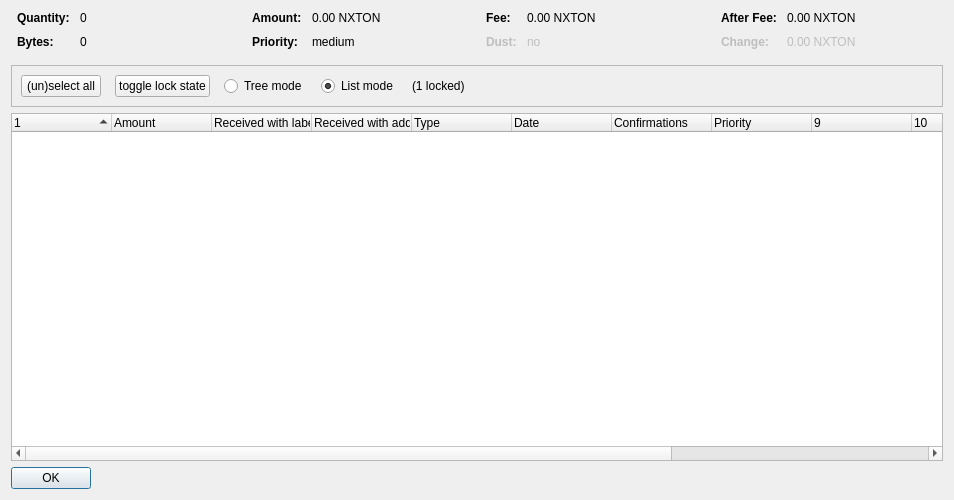
<?xml version="1.0" encoding="UTF-8"?>
<ui version="4.0">
 <class>CoinControlDialog</class>
 <widget class="QDialog" name="CoinControlDialog">
  <property name="geometry">
   <rect>
    <x>0</x>
    <y>0</y>
    <width>954</width>
    <height>500</height>
   </rect>
  </property>
  <property name="windowTitle">
   <string>Coin Selection</string>
  </property>
  <layout class="QVBoxLayout" name="verticalLayout">
   <item>
    <layout class="QHBoxLayout" name="horizontalLayoutTop" stretch="0,0,0,0">
     <property name="topMargin">
      <number>0</number>
     </property>
     <property name="bottomMargin">
      <number>10</number>
     </property>
     <item>
      <layout class="QFormLayout" name="formLayoutCoinControl1">
       <property name="horizontalSpacing">
        <number>10</number>
       </property>
       <property name="verticalSpacing">
        <number>10</number>
       </property>
       <property name="leftMargin">
        <number>6</number>
       </property>
       <property name="rightMargin">
        <number>6</number>
       </property>
       <item row="0" column="0">
        <widget class="QLabel" name="labelCoinControlQuantityText">
         <property name="font">
          <font>
           <weight>75</weight>
           <bold>true</bold>
          </font>
         </property>
         <property name="text">
          <string>Quantity:</string>
         </property>
        </widget>
       </item>
       <item row="0" column="1">
        <widget class="QLabel" name="labelCoinControlQuantity">
         <property name="cursor">
          <cursorShape>IBeamCursor</cursorShape>
         </property>
         <property name="contextMenuPolicy">
          <enum>Qt::ActionsContextMenu</enum>
         </property>
         <property name="text">
          <string notr="true">0</string>
         </property>
         <property name="textInteractionFlags">
          <set>Qt::LinksAccessibleByMouse|Qt::TextSelectableByKeyboard|Qt::TextSelectableByMouse</set>
         </property>
        </widget>
       </item>
       <item row="1" column="0">
        <widget class="QLabel" name="labelCoinControlBytesText">
         <property name="font">
          <font>
           <weight>75</weight>
           <bold>true</bold>
          </font>
         </property>
         <property name="text">
          <string>Bytes:</string>
         </property>
        </widget>
       </item>
       <item row="1" column="1">
        <widget class="QLabel" name="labelCoinControlBytes">
         <property name="cursor">
          <cursorShape>IBeamCursor</cursorShape>
         </property>
         <property name="contextMenuPolicy">
          <enum>Qt::ActionsContextMenu</enum>
         </property>
         <property name="text">
          <string notr="true">0</string>
         </property>
         <property name="textInteractionFlags">
          <set>Qt::LinksAccessibleByMouse|Qt::TextSelectableByKeyboard|Qt::TextSelectableByMouse</set>
         </property>
        </widget>
       </item>
      </layout>
     </item>
     <item>
      <layout class="QFormLayout" name="formLayoutCoinControl2">
       <property name="horizontalSpacing">
        <number>10</number>
       </property>
       <property name="verticalSpacing">
        <number>10</number>
       </property>
       <property name="leftMargin">
        <number>6</number>
       </property>
       <property name="rightMargin">
        <number>6</number>
       </property>
       <item row="0" column="0">
        <widget class="QLabel" name="labelCoinControlAmountText">
         <property name="font">
          <font>
           <weight>75</weight>
           <bold>true</bold>
          </font>
         </property>
         <property name="text">
          <string>Amount:</string>
         </property>
        </widget>
       </item>
       <item row="0" column="1">
        <widget class="QLabel" name="labelCoinControlAmount">
         <property name="cursor">
          <cursorShape>IBeamCursor</cursorShape>
         </property>
         <property name="contextMenuPolicy">
          <enum>Qt::ActionsContextMenu</enum>
         </property>
         <property name="text">
          <string notr="true">0.00 NXTON</string>
         </property>
         <property name="textInteractionFlags">
          <set>Qt::LinksAccessibleByMouse|Qt::TextSelectableByKeyboard|Qt::TextSelectableByMouse</set>
         </property>
        </widget>
       </item>
       <item row="1" column="0">
        <widget class="QLabel" name="labelCoinControlPriorityText">
         <property name="font">
          <font>
           <weight>75</weight>
           <bold>true</bold>
          </font>
         </property>
         <property name="text">
          <string>Priority:</string>
         </property>
        </widget>
       </item>
       <item row="1" column="1">
        <widget class="QLabel" name="labelCoinControlPriority">
         <property name="cursor">
          <cursorShape>IBeamCursor</cursorShape>
         </property>
         <property name="contextMenuPolicy">
          <enum>Qt::ActionsContextMenu</enum>
         </property>
         <property name="text">
          <string>medium</string>
         </property>
         <property name="textInteractionFlags">
          <set>Qt::LinksAccessibleByMouse|Qt::TextSelectableByKeyboard|Qt::TextSelectableByMouse</set>
         </property>
        </widget>
       </item>
      </layout>
     </item>
     <item>
      <layout class="QFormLayout" name="formLayoutCoinControl3">
       <property name="horizontalSpacing">
        <number>10</number>
       </property>
       <property name="verticalSpacing">
        <number>10</number>
       </property>
       <property name="leftMargin">
        <number>6</number>
       </property>
       <property name="rightMargin">
        <number>6</number>
       </property>
       <item row="0" column="0">
        <widget class="QLabel" name="labelCoinControlFeeText">
         <property name="font">
          <font>
           <weight>75</weight>
           <bold>true</bold>
          </font>
         </property>
         <property name="text">
          <string>Fee:</string>
         </property>
        </widget>
       </item>
       <item row="0" column="1">
        <widget class="QLabel" name="labelCoinControlFee">
         <property name="cursor">
          <cursorShape>IBeamCursor</cursorShape>
         </property>
         <property name="contextMenuPolicy">
          <enum>Qt::ActionsContextMenu</enum>
         </property>
         <property name="text">
          <string notr="true">0.00 NXTON</string>
         </property>
         <property name="textInteractionFlags">
          <set>Qt::LinksAccessibleByMouse|Qt::TextSelectableByKeyboard|Qt::TextSelectableByMouse</set>
         </property>
        </widget>
       </item>
       <item row="1" column="0">
        <widget class="QLabel" name="labelCoinControlLowOutputText">
         <property name="enabled">
          <bool>false</bool>
         </property>
         <property name="font">
          <font>
           <weight>75</weight>
           <bold>true</bold>
          </font>
         </property>
         <property name="text">
          <string>Dust:</string>
         </property>
        </widget>
       </item>
       <item row="1" column="1">
        <widget class="QLabel" name="labelCoinControlLowOutput">
         <property name="enabled">
          <bool>false</bool>
         </property>
         <property name="cursor">
          <cursorShape>IBeamCursor</cursorShape>
         </property>
         <property name="contextMenuPolicy">
          <enum>Qt::ActionsContextMenu</enum>
         </property>
         <property name="text">
          <string>no</string>
         </property>
         <property name="textInteractionFlags">
          <set>Qt::LinksAccessibleByMouse|Qt::TextSelectableByKeyboard|Qt::TextSelectableByMouse</set>
         </property>
        </widget>
       </item>
      </layout>
     </item>
     <item>
      <layout class="QFormLayout" name="formLayoutCoinControl4">
       <property name="horizontalSpacing">
        <number>10</number>
       </property>
       <property name="verticalSpacing">
        <number>10</number>
       </property>
       <property name="leftMargin">
        <number>6</number>
       </property>
       <property name="rightMargin">
        <number>6</number>
       </property>
       <item row="0" column="0">
        <widget class="QLabel" name="labelCoinControlAfterFeeText">
         <property name="font">
          <font>
           <weight>75</weight>
           <bold>true</bold>
          </font>
         </property>
         <property name="text">
          <string>After Fee:</string>
         </property>
        </widget>
       </item>
       <item row="0" column="1">
        <widget class="QLabel" name="labelCoinControlAfterFee">
         <property name="cursor">
          <cursorShape>IBeamCursor</cursorShape>
         </property>
         <property name="contextMenuPolicy">
          <enum>Qt::ActionsContextMenu</enum>
         </property>
         <property name="text">
          <string notr="true">0.00 NXTON</string>
         </property>
         <property name="textInteractionFlags">
          <set>Qt::LinksAccessibleByMouse|Qt::TextSelectableByKeyboard|Qt::TextSelectableByMouse</set>
         </property>
        </widget>
       </item>
       <item row="1" column="0">
        <widget class="QLabel" name="labelCoinControlChangeText">
         <property name="enabled">
          <bool>false</bool>
         </property>
         <property name="font">
          <font>
           <weight>75</weight>
           <bold>true</bold>
          </font>
         </property>
         <property name="text">
          <string>Change:</string>
         </property>
        </widget>
       </item>
       <item row="1" column="1">
        <widget class="QLabel" name="labelCoinControlChange">
         <property name="enabled">
          <bool>false</bool>
         </property>
         <property name="cursor">
          <cursorShape>IBeamCursor</cursorShape>
         </property>
         <property name="contextMenuPolicy">
          <enum>Qt::ActionsContextMenu</enum>
         </property>
         <property name="text">
          <string notr="true">0.00 NXTON</string>
         </property>
         <property name="textInteractionFlags">
          <set>Qt::LinksAccessibleByMouse|Qt::TextSelectableByKeyboard|Qt::TextSelectableByMouse</set>
         </property>
        </widget>
       </item>
      </layout>
     </item>
    </layout>
   </item>
   <item>
    <widget class="QFrame" name="frame">
     <property name="minimumSize">
      <size>
       <width>0</width>
       <height>40</height>
      </size>
     </property>
     <property name="frameShape">
      <enum>QFrame::StyledPanel</enum>
     </property>
     <property name="frameShadow">
      <enum>QFrame::Sunken</enum>
     </property>
     <layout class="QHBoxLayout" name="horizontalLayout">
      <item>
       <layout class="QHBoxLayout" name="horizontalLayoutPanel" stretch="0,0,0,0,0,0">
        <property name="spacing">
         <number>14</number>
        </property>
        <item>
         <widget class="QPushButton" name="pushButtonSelectAll">
          <property name="sizePolicy">
           <sizepolicy hsizetype="Maximum" vsizetype="Fixed">
            <horstretch>0</horstretch>
            <verstretch>0</verstretch>
           </sizepolicy>
          </property>
          <property name="text">
           <string>(un)select all</string>
          </property>
          <property name="autoDefault">
           <bool>false</bool>
          </property>
         </widget>
        </item>
        <item>
         <widget class="QPushButton" name="pushButtonToggleLock">
          <property name="sizePolicy">
           <sizepolicy hsizetype="Maximum" vsizetype="Fixed">
            <horstretch>0</horstretch>
            <verstretch>0</verstretch>
           </sizepolicy>
          </property>
          <property name="text">
           <string>toggle lock state</string>
          </property>
          <property name="autoDefault">
           <bool>false</bool>
          </property>
         </widget>
        </item>
        <item>
         <widget class="QRadioButton" name="radioTreeMode">
          <property name="sizePolicy">
           <sizepolicy hsizetype="Maximum" vsizetype="Fixed">
            <horstretch>0</horstretch>
            <verstretch>0</verstretch>
           </sizepolicy>
          </property>
          <property name="text">
           <string>Tree mode</string>
          </property>
         </widget>
        </item>
        <item>
         <widget class="QRadioButton" name="radioListMode">
          <property name="sizePolicy">
           <sizepolicy hsizetype="Maximum" vsizetype="Fixed">
            <horstretch>0</horstretch>
            <verstretch>0</verstretch>
           </sizepolicy>
          </property>
          <property name="text">
           <string>List mode</string>
          </property>
          <property name="checked">
           <bool>true</bool>
          </property>
         </widget>
        </item>
        <item>
         <widget class="QLabel" name="labelLocked">
          <property name="text">
           <string>(1 locked)</string>
          </property>
         </widget>
        </item>
        <item>
         <spacer name="horizontalSpacer">
          <property name="orientation">
           <enum>Qt::Horizontal</enum>
          </property>
          <property name="sizeHint" stdset="0">
           <size>
            <width>40</width>
            <height>20</height>
           </size>
          </property>
         </spacer>
        </item>
       </layout>
      </item>
     </layout>
    </widget>
   </item>
   <item>
    <widget class="CoinControlTreeWidget" name="treeWidget">
     <property name="contextMenuPolicy">
      <enum>Qt::CustomContextMenu</enum>
     </property>
     <property name="sortingEnabled">
      <bool>false</bool>
     </property>
     <property name="columnCount">
      <number>13</number>
     </property>
     <attribute name="headerShowSortIndicator" stdset="0">
      <bool>true</bool>
     </attribute>
     <attribute name="headerStretchLastSection">
      <bool>false</bool>
     </attribute>
     <column>
      <property name="text">
       <string/>
      </property>
     </column>
     <column>
      <property name="text">
       <string>Amount</string>
      </property>
     </column>
     <column>
      <property name="text">
       <string>Received with label</string>
      </property>
     </column>
     <column>
      <property name="text">
       <string>Received with address</string>
      </property>
     </column>
     <column>
      <property name="text">
	<string>Type</string>
      </property>
     </column>
     <column>
      <property name="text">	 
       <string>Date</string>
      </property>
     </column>
     <column>
      <property name="text">
       <string>Confirmations</string>
      </property>
      <property name="toolTip">
       <string>Confirmed</string>
      </property>
     </column>
     <column>
      <property name="text">
       <string>Priority</string>
      </property>
     </column>
     <column>
      <property name="text">
       <string/>
      </property>
     </column>
     <column>
      <property name="text">
       <string/>
      </property>
     </column>
     <column>
      <property name="text">
       <string/>
      </property>
     </column>
     <column>
      <property name="text">
       <string/>
      </property>
     </column>
     <column>
      <property name="text">
       <string/>
      </property>
     </column>
    </widget>
   </item>
   <item>
    <widget class="QDialogButtonBox" name="buttonBox">
     <property name="sizePolicy">
      <sizepolicy hsizetype="Maximum" vsizetype="Fixed">
       <horstretch>0</horstretch>
       <verstretch>0</verstretch>
      </sizepolicy>
     </property>
     <property name="orientation">
      <enum>Qt::Horizontal</enum>
     </property>
     <property name="standardButtons">
      <set>QDialogButtonBox::Ok</set>
     </property>
    </widget>
   </item>
  </layout>
 </widget>
 <customwidgets>
  <customwidget>
   <class>CoinControlTreeWidget</class>
   <extends>QTreeWidget</extends>
   <header>coincontroltreewidget.h</header>
  </customwidget>
 </customwidgets>
 <resources/>
 <connections/>
</ui>
